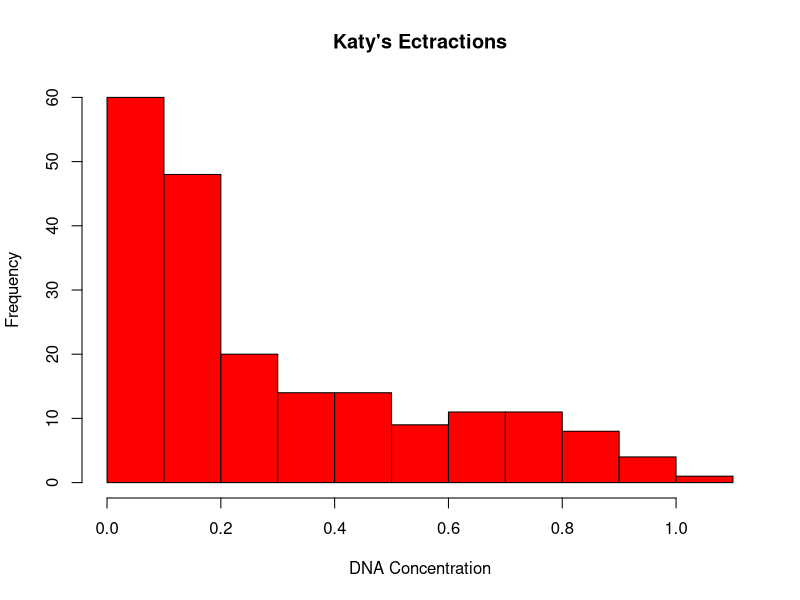
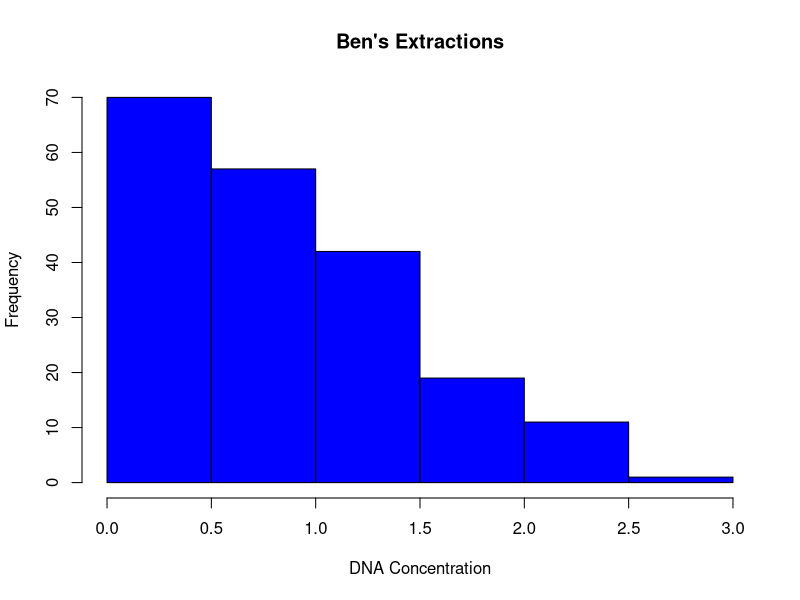
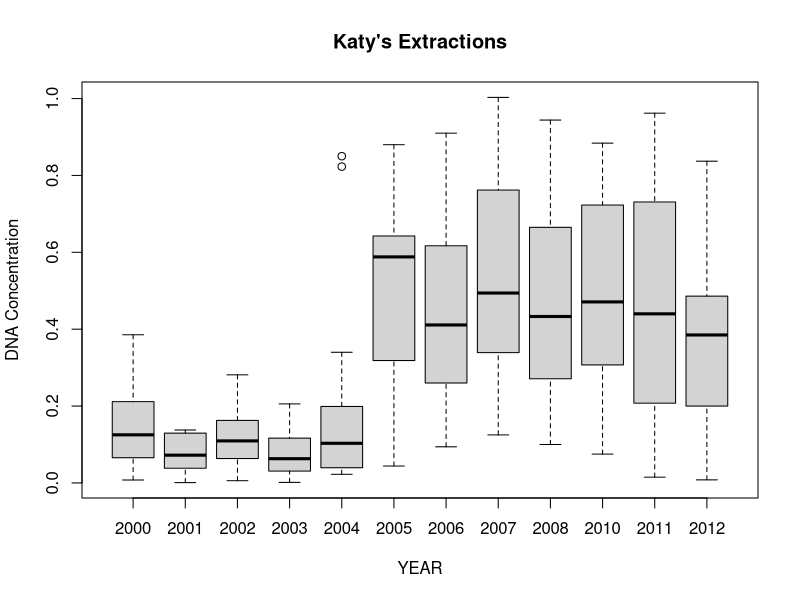
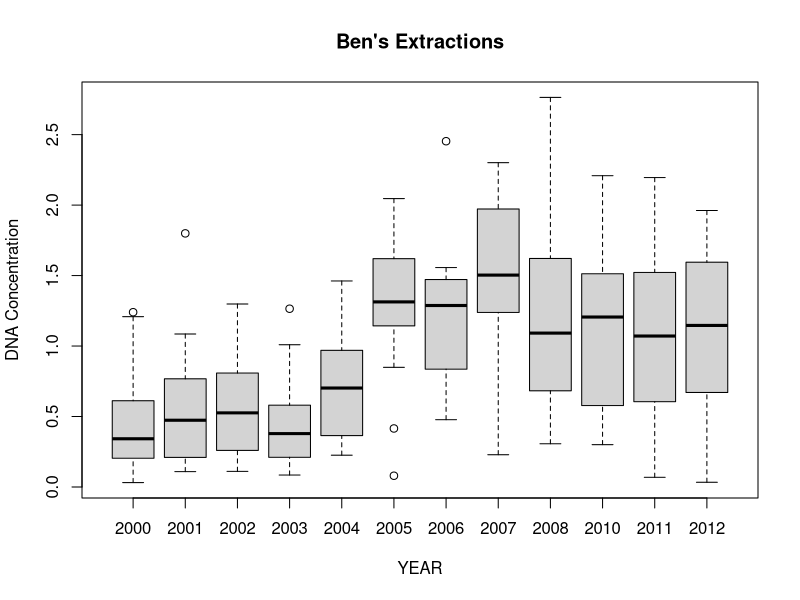
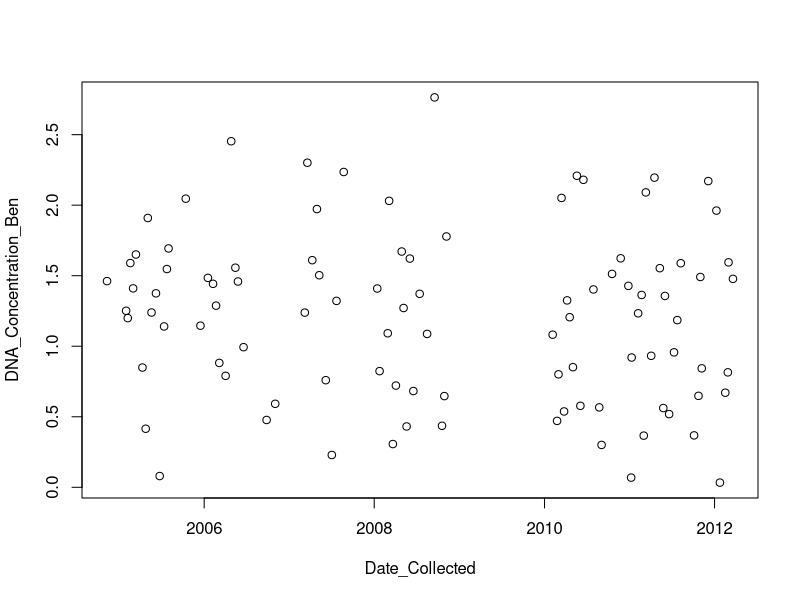
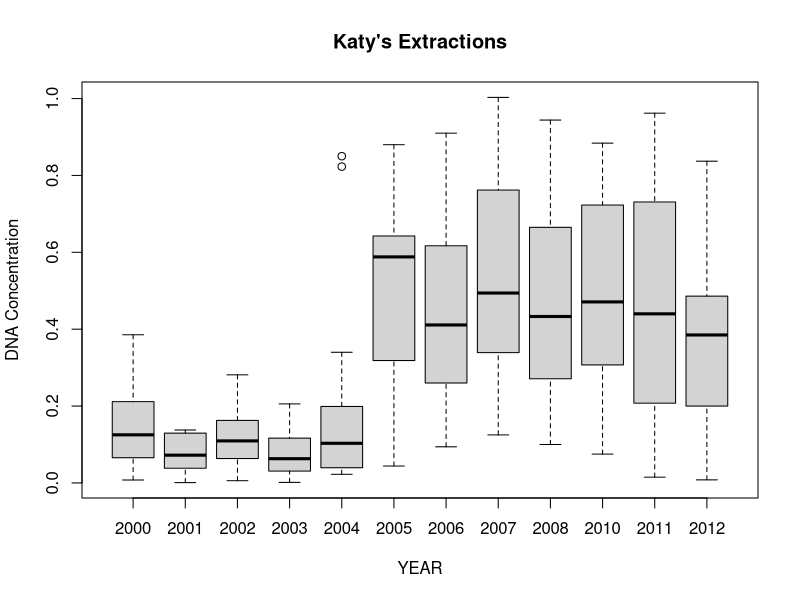
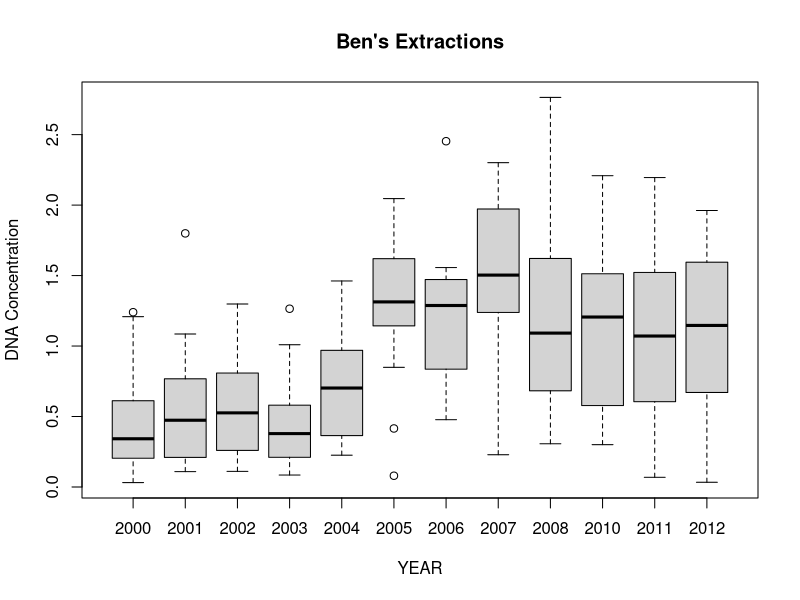
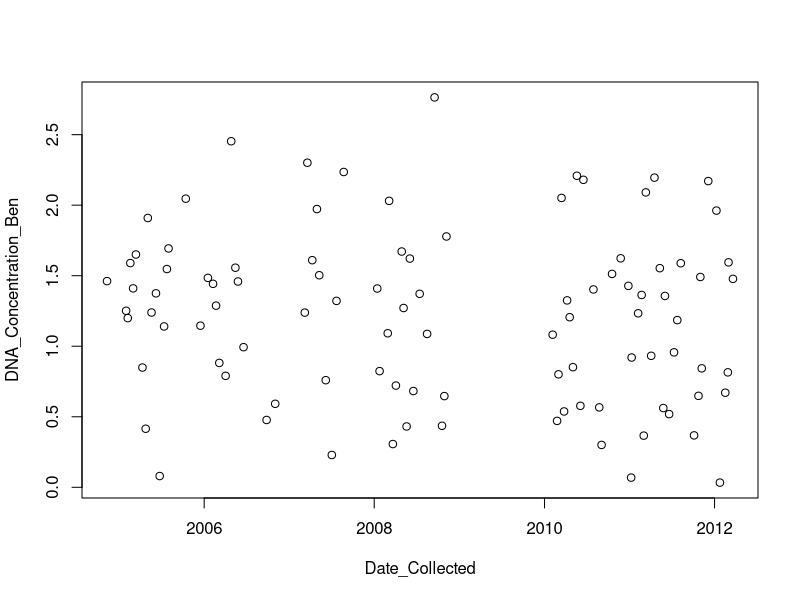

Generate these figures, in order, with R:
library(tidyverse)

df = read.csv("DNA_Conc_by_Extraction_Date.csv")  



#Part 1


hist(df$DNA_Concentration_Katy, main = "Katy's Ectractions", xlab = "DNA Concentration", col = "RED")

hist(df$DNA_Concentration_Ben, main = "Ben's Extractions", xlab = "DNA Concentration", col = "BLUE")

#Part II

class(df$Year_Collected)

df$Year_Collected = as.factor(df$Year_Collected)


plot(df$Year_Collected, df$DNA_Concentration_Katy, main= "Katy's Extractions", xlab = "YEAR", ylab = "DNA Concentration")

plot(df$Year_Collected, df$DNA_Concentration_Ben, main= "Ben's Extractions", xlab = "YEAR", ylab = "DNA Concentration")

#Only problem I see is that the plot dimensions are narrower on yours which changes the way the x axis values are displayed
#I will try and fix this if I have time.
#This seems to have fixed itself after exporting using the jpeg function, so I am not going to worry about it.


#Part III

?jpeg()

jpeg("DOTSON_Plot1.jpeg")

plot(df$Year_Collected, df$DNA_Concentration_Katy, main= "Katy's Extractions", xlab = "YEAR", ylab = "DNA Concentration")

dev.off()

jpeg("DOTSON_Plot2.jpeg")

plot(df$Year_Collected, df$DNA_Concentration_Ben, main= "Ben's Extractions", xlab = "YEAR", ylab = "DNA Concentration")

dev.off()


#Part IV



group_by(df, df$Year_Collected) %>% summarise(df$DNA_Concentration_Ben)


?sum
?summarise

#I suspect I need to use pipes to group and examine the data by year but I am struggling with this one so I will come back if I have time.
#I did not have time :(

#Part V

?subset


df1 = subset(df, df$Lab == "Downstairs")

df1$Date_Collected = as.POSIXct(df1$Date_Collected)


plot(df1$Date_Collected, df1$DNA_Concentration_Ben, xlab = "Date_Collected", ylab = "DNA_Concentration_Ben")


jpeg("Ben_DNA_over_time.jpg")

plot(df1$Date_Collected, df1$DNA_Concentration_Ben, xlab = "Date_Collected", ylab = "DNA_Concentration_Ben")

dev.off()


#Part VI

df2 = subset(df, select = c(Year_Collected, Extract.Code, Date_Collected, DNA_Concentration_Ben, Lab))

group_by(df2, df2$Year_Collected) 

df2000 = subset(df, Year_Collected == 2000,select =  c(Year_Collected, Extract.Code, Date_Collected, DNA_Concentration_Ben, Lab))

df2001 = subset(df, Year_Collected == 2001,select =  c(Year_Collected, Extract.Code, Date_Collected, DNA_Concentration_Ben, Lab))

df2002 = subset(df, Year_Collected == 2002,select =  c(Year_Collected, Extract.Code, Date_Collected, DNA_Concentration_Ben, Lab))

df2003 = subset(df, Year_Collected == 2003,select =  c(Year_Collected, Extract.Code, Date_Collected, DNA_Concentration_Ben, Lab))

df2004 = subset(df, Year_Collected == 2004,select =  c(Year_Collected, Extract.Code, Date_Collected, DNA_Concentration_Ben, Lab))

df2005 = subset(df, Year_Collected == 2005,select =  c(Year_Collected, Extract.Code, Date_Collected, DNA_Concentration_Ben, Lab))

df2006 = subset(df, Year_Collected == 2006,select =  c(Year_Collected, Extract.Code, Date_Collected, DNA_Concentration_Ben, Lab))

df2007 = subset(df, Year_Collected == 2007,select =  c(Year_Collected, Extract.Code, Date_Collected, DNA_Concentration_Ben, Lab))

df2008 = subset(df, Year_Collected == 2008,select =  c(Year_Collected, Extract.Code, Date_Collected, DNA_Concentration_Ben, Lab))

df2009 = subset(df, Year_Collected == 2009,select =  c(Year_Collected, Extract.Code, Date_Collected, DNA_Concentration_Ben, Lab))

df2010 = subset(df, Year_Collected == 2010,select =  c(Year_Collected, Extract.Code, Date_Collected, DNA_Concentration_Ben, Lab))

df2011 = subset(df, Year_Collected == 2011,select =  c(Year_Collected, Extract.Code, Date_Collected, DNA_Concentration_Ben, Lab))

df2012 = subset(df, Year_Collected == 2012,select =  c(Year_Collected, Extract.Code, Date_Collected, DNA_Concentration_Ben, Lab))

?mean

mean(df2000$DNA_Concentration_Ben)

Extraction_Year = c("2000", "2001", "2002", "2003", "2004", "2005", "2006", "2007", "2008", "2010", "2011", "2012")

Average_Value = c(mean(df2000$DNA_Concentration_Ben), mean(df2001$DNA_Concentration_Ben),
                  mean(df2002$DNA_Concentration_Ben), mean(df2003$DNA_Concentration_Ben),
                    mean(df2004$DNA_Concentration_Ben), mean(df2005$DNA_Concentration_Ben), 
                  mean(df2006$DNA_Concentration_Ben), mean(df2007$DNA_Concentration_Ben),
                  mean(df2008$DNA_Concentration_Ben),
                  mean(df2010$DNA_Concentration_Ben), mean(df2011$DNA_Concentration_Ben),
                  mean(df2012$DNA_Concentration_Ben)) 

data.frame(Year = Extraction_Year, Average = Average_Value) 

df3 = data.frame(Year = Extraction_Year, Average = Average_Value) 

#I am sure there is an easier way to do this, but this does seem to be working!

max(df3$Average)

#max shows the highest value but not which row (year) it is.

summary(df3)

# However, the summary function includes the year with the highest average (2005) in the output!


write.csv(df3, file = "Ben_Average_Conc.csv",row.names=FALSE)
